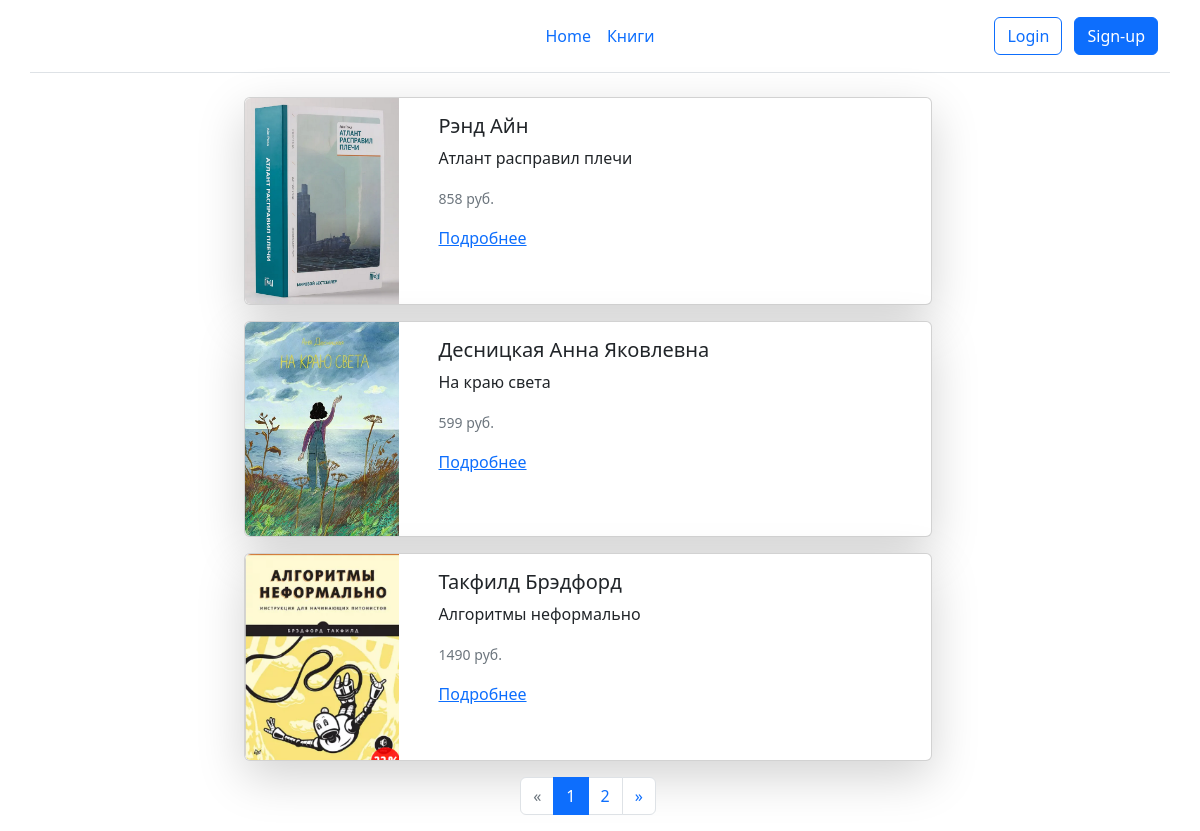
/book/list/, run on the app's committed database.
### library/models.py (models this page shows, shortened)
class Book(models.Model):
    name = models.CharField(max_length=200, unique=True, verbose_name='название')
    author = models.ForeignKey('Author', on_delete=models.SET_NULL, null=True, verbose_name='автор')
    publisher = models.ForeignKey('Publisher', on_delete=models.SET_NULL, null=True, verbose_name='издательство')
    description = models.TextField(verbose_name='описание')
    price = models.IntegerField(verbose_name='цена')
    is_not_visible = models.BooleanField(default=False, verbose_name='скрыть')
    image = models.ImageField(upload_to='images/%Y/%m/%d', blank=True, verbose_name='изображение')
    pages = models.IntegerField(blank=True, null=True, verbose_name='количество страниц')
    cover = models.CharField(max_length=200, blank=True, verbose_name='обложка')
    dimensions = models.CharField(max_length=200, blank=True, verbose_name='размеры')
    public_date = models.DateField(blank=True, null=True, verbose_name='дата публикации')
    date_create = models.DateField(auto_now_add=True, verbose_name='дата создания карточки товара')
    date_update = models.DateField(auto_now=True, verbose_name='дата изменения карточки товара')
    def get_absolute_url(self):
        return reverse('book_detail', kwargs={'pk': self.pk})
    class Meta:
        verbose_name = 'книга'
        verbose_name_plural = 'книги'
        ordering = ['-id']

class Author(models.Model):
    name = models.CharField(max_length=200, unique=True, db_index=True, verbose_name='автор')
    biography = models.TextField(blank=True, verbose_name='биография')
    def __str__(self):
        return self.name
    class Meta:
        verbose_name = 'автор'
        verbose_name_plural = 'авторы'
        ordering = ['name']

### library/views.py (the view)
# urls.py: path('book/list/',             BookList.as_view(),              name='book_list'),
class BookList(BookMixin, ListView):
    title = 'Список книг'
    queryset = Book.objects.filter(is_not_visible=False)
    basket_form = BasketAddProductForm()

### library/utils.py (called while the page is built)
    def get_title(self):
        return self.title

    def get_context_data(self, **kwargs):
        context = super().get_context_data(**kwargs)
        context['title'] = self.get_title()
        menu_copy = deepcopy(menu)
        if not self.request.user.is_authenticated:
            menu_copy['bottom_center'].pop()
        context['menu'] = menu_copy
        if self.basket_form:
            context['basket_form'] = self.basket_form
        return context

### library/templates/library/book_list.html (shortened to what this page needs)
{% extends 'base.html' %}
{% block content %}
{% for book in book_list %}
<div class="container">
    <div class="row d-flex justify-content-center">
        <div class="col-8">
            <div class="card shadow-lg mb-3 {% if book.is_not_visible %} text-bg-secondary {% endif %}">
                <div class="row">
                    <div class="col-3">
                        {% include 'inc/_book_image.html' %}
                    </div>
                    <div class="col">
                        <div class="card-body ">
                            <h5 class="card-title">{{ book.author }}</h5>
                            <p class="card-text">{{ book.name }}</p>
                            <p class="card-text"><small class="text-muted">{{ book.price }} руб.</small></p>
                            <a href="{{ book.get_absolute_url }}">Подробнее</a>
                        </div>
                    </div>
                </div>
            </div>
        </div>
    </div>
</div>
{% empty %}
<h1>Ничего не найдено</h1>
{% endfor %}
{% endblock %}

### templates/base.html (shortened to what this page needs)
<!doctype html>
<html lang="ru">
<head>
    {% load static %}
    <link rel="stylesheet" type="text/css" href="{% static 'css\bootstrap.min.css' %}">
</head>
<body>
{% load static %}
<div class="container bg-white">
    <div class="row d-flex justify-content-center">
        {% include 'inc/_header.html' %}
        <div class="row justify-content-md-center">
            <div class="col">
                {% block content %}Контент по умолчанию{% endblock %}
                {% include 'inc/_paginator.html' %}
            </div>
            <div class="col-md-auto text-end">
            </div>
        </div>
    </div>
</div>
</body>
</html>

### templates/inc/_header.html (shortened to what this page needs)
<header class="d-flex flex-wrap align-items-center justify-content-center justify-content-md-between py-3 mb-4 border-bottom">
    <ul class="nav col-12 col-md-auto mb-2 justify-content-center mb-md-0">
        {% for m in menu.bottom_center %}
            {% if request.user.is_staff and m.for_authorized %}
            {% elif not m.for_authorized or m.for_authorized and user.is_authenticated %}
                <li><a href="{% url m.url %}" class="nav-link px-2">{{ m.title }}</a></li>
            {% endif %}
        {% endfor %}
    </ul>
    <div class="col-md-3 text-end">
        {% if user.is_authenticated %}
            <a href="{% url 'logout' %}" class="btn btn-outline-primary me-2" type="button">Logout</a>
        {% else %}
            <a href="{% url 'login' %}" class="btn btn-outline-primary me-2" type="button">Login</a>
            <a href="{% url 'register' %}" class="btn btn-primary" type="button">Sign-up</a>
        {% endif %}
    </div>
</header>

### templates/inc/_book_image.html
{% load static %}
{% if book.image %}
    <img src="{{ book.image.url }}" class="img-fluid rounded-start" alt="..." width="200">
{% else %}
    <img src="{% static 'images/instead_of_book_image.png' %}" class="img-fluid rounded-start" alt="..." width="200">
{% endif %}

### templates/inc/_paginator.html
{% if page_obj.has_other_pages %}
<nav>
    <ul class="pagination justify-content-center">
        {% if page_obj.has_previous %}
            <li class="page-item"><a class="page-link" href="?page={{ page_obj.previous_page_number }}">&laquo;</a></li>
        {% else %}
            <li class="page-item disabled"><a class="page-link">&laquo;</a></li>
        {% endif %}
        {% for p in paginator.page_range %}
            {% if page_obj.number == p %}
                <li class="page-item active" aria-current="page"><span class="page-link">{{ p }}</span></li>
            {% elif p >= page_obj.number|add:-2 and p <= page_obj.number|add:2 %}
                <li class="page-item"><a class="page-link" href="?page={{ p }}">{{ p }}</a></li>
            {% endif %}
        {% endfor %}
        {% if page_obj.has_next %}
            <li class="page-item"><a class="page-link" href="?page={{ page_obj.next_page_number }}">&raquo;</a></li>
        {% else %}
            <li class="page-item disabled"><a class="page-link">&raquo;</a></li>
        {% endif %}
    </ul>
</nav>
{% endif %}

### data on the page
Book: image (picture), author "Рэнд Айн", name "Атлант расправил плечи", price "858"
Book: image (picture), author "Десницкая Анна Яковлевна", name "На краю света", price "599"
Book: image (picture), author "Такфилд Брэдфорд", name "Алгоритмы неформально", price "1490"

### other printed values
{{ m.title }} "Home" "Книги"
{{ p }} "1"
{{ p }} "2"
